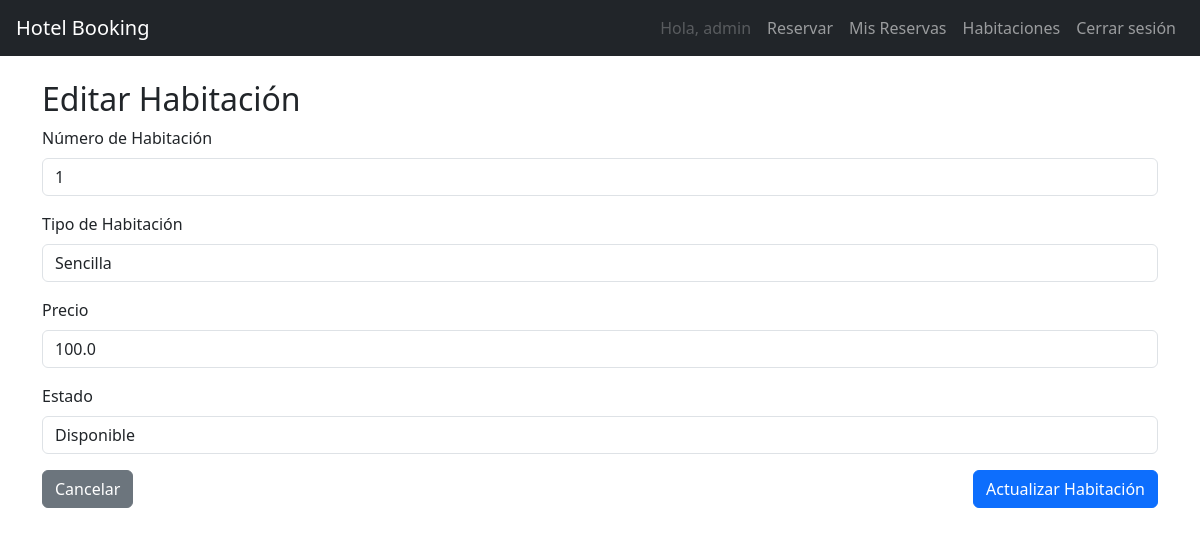
Page /admin/rooms/edit/1 (signed in) on the committed database.
### app/models/models.py (models this page shows, shortened)
class User(UserMixin, db.Model):
    id = db.Column(db.Integer, primary_key=True)
    username = db.Column(db.String(80), unique=True, nullable=False)
    email = db.Column(db.String(120), unique=True, nullable=False)
    password = db.Column(db.String(200), nullable=False)
    role = db.Column(db.String(20), default='usuario')  # usuario o admin
    reservations = db.relationship('Reservation', back_populates='user')

class Room(db.Model):
    id = db.Column(db.Integer, primary_key=True)
    room_number = db.Column(db.String(10), unique=True, nullable=False)
    room_type = db.Column(db.String(50), nullable=False)
    price = db.Column(db.Float, nullable=False)
    reservations = db.relationship('Reservation', back_populates='room')

### app/main/routes.py (the view, shortened to what this page needs)
@main.route('/admin/rooms/edit/<int:id>', methods=['GET', 'POST'])
@login_required
@admin_required
def edit_room(id):
    room = Room.query.get_or_404(id)
    form = RoomForm(obj=room)
    return render_template('admin/room_form.html', form=form)

### app/main/forms.py
class RoomForm(FlaskForm):
    room_number = StringField('Número', validators=[DataRequired()])
    room_type = StringField('Tipo', validators=[DataRequired()])
    price = FloatField('Precio', validators=[DataRequired()])
    status = SelectField('Estado', choices=[
        ('Disponible', 'Disponible'),
        ('Ocupada', 'Ocupada'),
        ('Mantenimiento', 'Mantenimiento')
    ])
    submit = SubmitField('Guardar')

### app/__init__.py (called while the page is built)
def create_app():
    app = Flask(__name__)
    app.config.from_object('app.config.Config')
    db.init_app(app)
    login_manager.init_app(app)
    migrate.init_app(app, db)
    from app.models.models import User
    @login_manager.user_loader
    def load_user(user_id):
        return User.query.get(int(user_id))
    from app.auth.routes import auth as auth_blueprint
    from app.main.routes import main as main_blueprint
    app.register_blueprint(auth_blueprint)
    app.register_blueprint(main_blueprint)
    return app

### app/main/routes.py (called while the page is built)
def admin_required(f):
    @wraps(f)
    def decorated_function(*args, **kwargs):
        if not current_user.is_authenticated or current_user.role != 'admin':
            abort(403)
        return f(*args, **kwargs)
    return decorated_function

### app/templates/admin/room_form.html (shortened to what this page needs)
{% extends 'base.html' %}
{% block content %}
<h2>{% if form.room_number.data %}Editar{% else %}Agregar{% endif %} Habitación</h2>
<form method="POST">
    <div class="mb-3">
        <label for="room_number" class="form-label">Número de Habitación</label>
        {{ form.room_number(class="form-control", id="room_number", placeholder="Número de habitación") }}
    </div>
    <div class="mb-3">
        <label for="room_type" class="form-label">Tipo de Habitación</label>
        {{ form.room_type(class="form-control", id="room_type", placeholder="Tipo de habitación") }}
    </div>
    <div class="mb-3">
        <label for="price" class="form-label">Precio</label>
        {{ form.price(class="form-control", id="price", placeholder="Precio por noche", type="number", step="0.01") }}
    </div>
    <div class="mb-3">
        <label for="status" class="form-label">Estado</label>
        {{ form.status(class="form-control", id="status") }}
    </div>
    <div class="d-flex justify-content-between">
        <a href="{{ url_for('main.admin_rooms') }}" class="btn btn-secondary">Cancelar</a>
        <button type="submit" class="btn btn-primary">{% if form.room_number.data %}Actualizar{% else %}Agregar{% endif %} Habitación</button>
    </div>
</form>
{% endblock %}

### app/templates/base.html (shortened to what this page needs)
<!DOCTYPE html>
<html lang="es">
<head>
    <link href="https://cdn.jsdelivr.net/npm/bootstrap@5.3.0/dist/css/bootstrap.min.css" rel="stylesheet">
</head>
<body>
<nav class="navbar navbar-expand-lg navbar-dark bg-dark px-3">
    <a class="navbar-brand" href="{{ url_for('main.index') }}">Hotel Booking</a>
    <div class="collapse navbar-collapse" id="navbarNav">
        <ul class="navbar-nav ms-auto">
            {% if current_user.is_authenticated %}
                <li class="nav-item">
                    <a class="nav-link disabled">Hola, {{ current_user.username }}</a>
                </li>
                <li class="nav-item">
                    <a class="nav-link" href="{{ url_for('main.reserve') }}">Reservar</a>
                </li>
                <li class="nav-item">
                    <a class="nav-link" href="{{ url_for('main.reservations') }}">Mis Reservas</a>
                </li>
                {% if current_user.role == 'admin' %}
                    <li class="nav-item">
                        <a class="nav-link" href="{{ url_for('main.admin_rooms') }}">Habitaciones</a>
                    </li>
                {% endif %}
                <li class="nav-item">
                    <a class="nav-link" href="{{ url_for('auth.logout') }}">Cerrar sesión</a>
                </li>
            {% endif %}
        </ul>
    </div>
</nav>
<div class="container mt-4">
    {% block content %}{% endblock %}
</div>
</body>
</html>

### rows in the picture
User: username "admin"
Room: room_number "1", room_type "Sencilla", price "100.0", status "Disponible"
